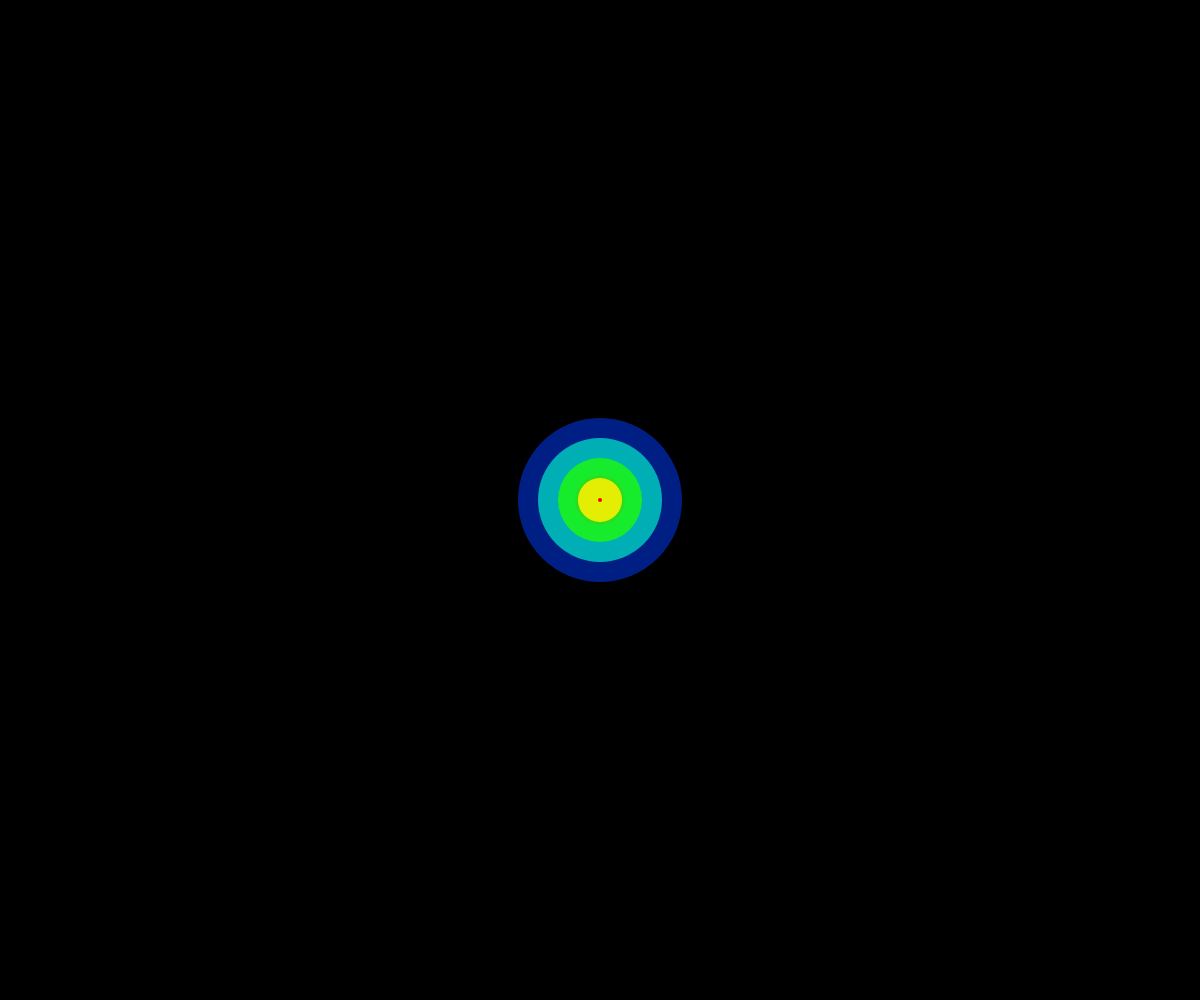
Frame 1 (no input)
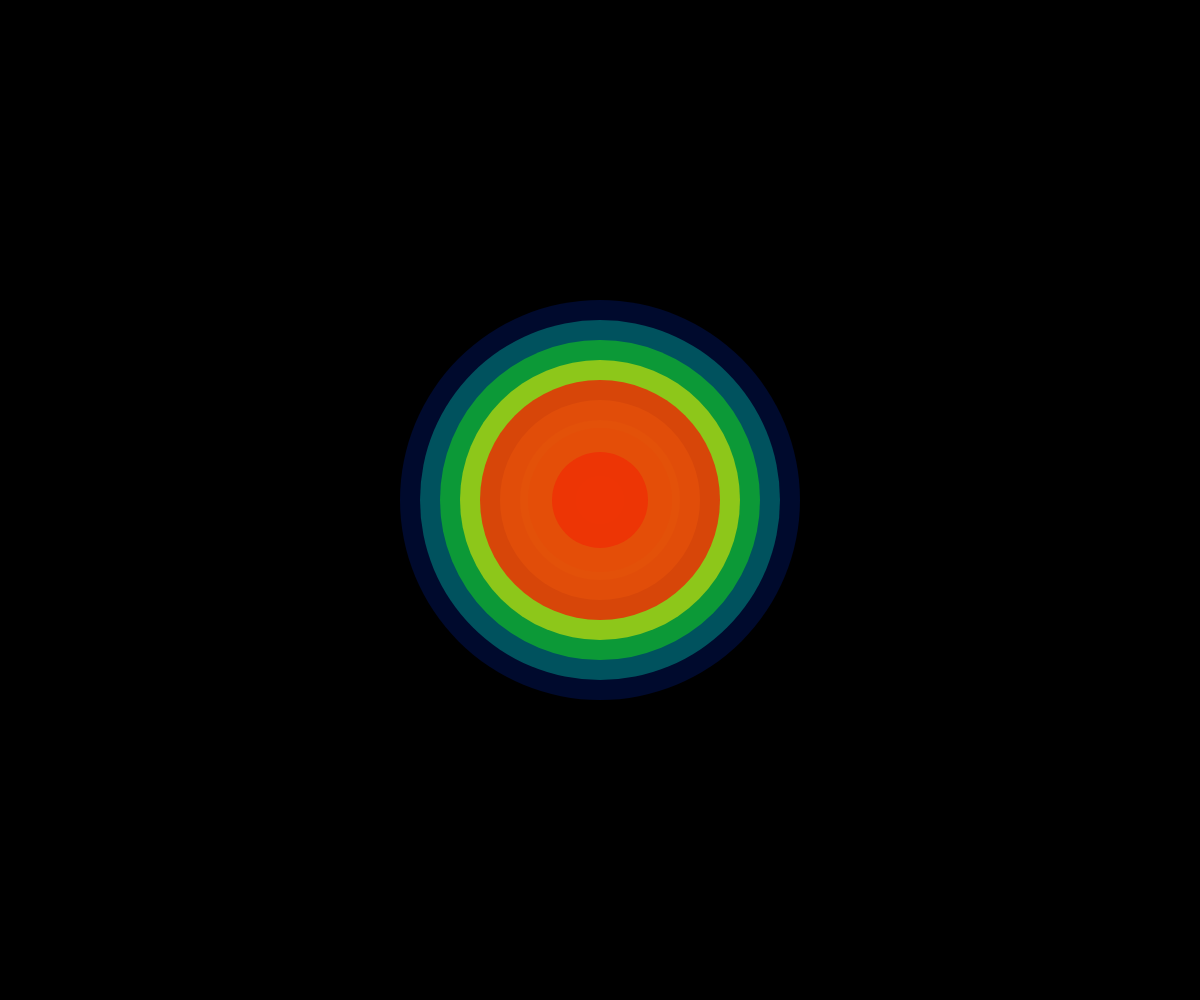
Frame 60 (no input)
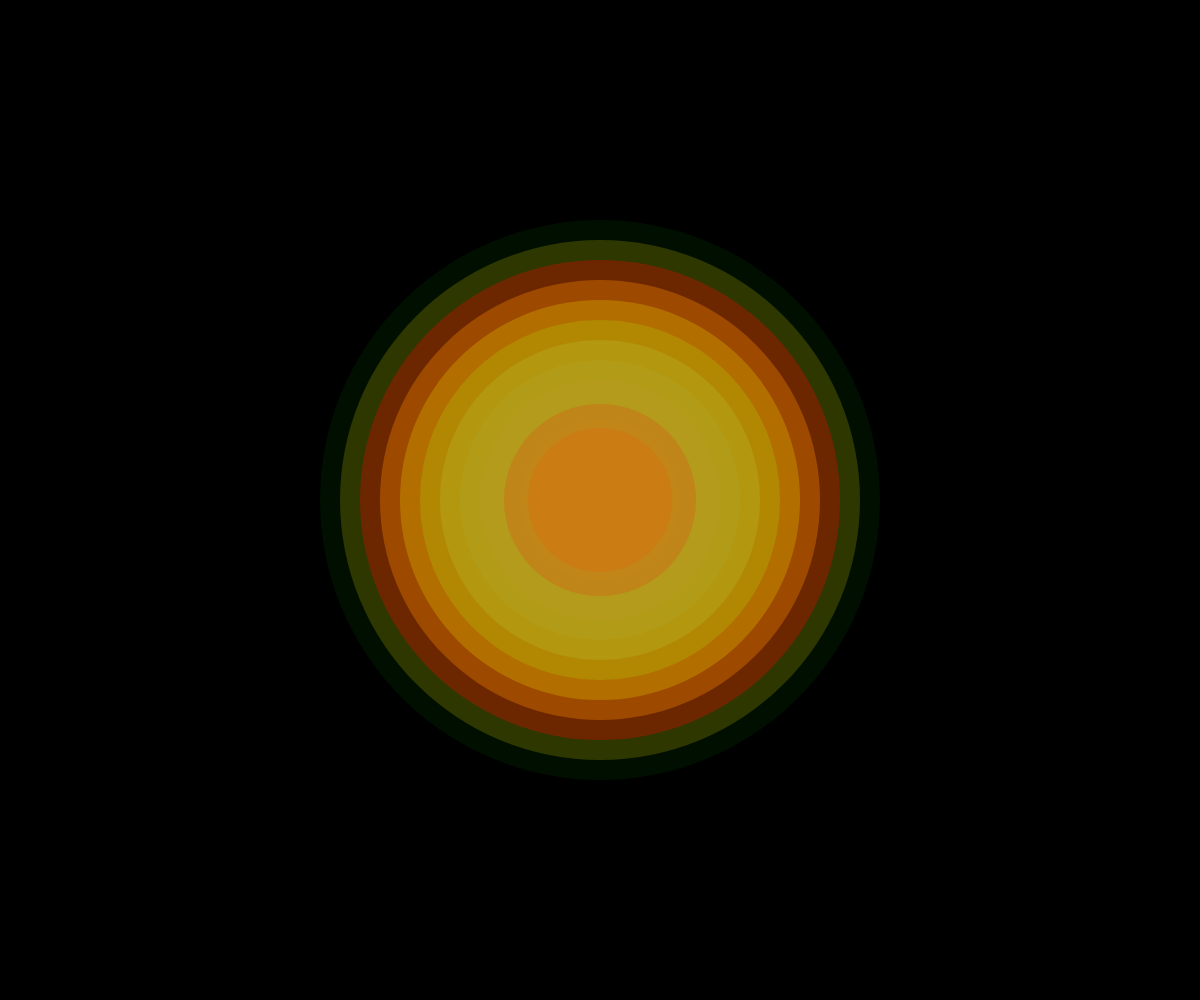
Frame 120 (the mouse pressed at the canvas centre since frame 60)

The p5.js sketch that drew these frames (run headless with seeded random() and noise() and a simulated clock; from frame 60 on, the mouse is pressed at the canvas centre):

// p5.js sketch
// ── sketch.js
let rings = [];

function setup() {
  createCanvas(windowWidth, windowHeight);
  colorMode(HSB, 255);
  noStroke();
  // Initialize with a few rings at center
  for (let i = 0; i < 5; i++) {
    rings.push({
      x: width / 2,
      y: height / 2,
      radius: i * 20,
      alpha: 255 - i * 30,
      hue: (i * 40) % 255
    });
  }
}

function draw() {
  background(0);
  
  // Update and draw rings
  for (let i = rings.length - 1; i >= 0; i--) {
    let r = rings[i];
    r.radius += 2;
    r.alpha -= 1.5;
    
    if (r.alpha <= 0) {
      rings.splice(i, 1);
    } else {
      fill(r.hue, 255, 255, r.alpha);
      ellipse(r.x, r.y, r.radius * 2, r.radius * 2);
      
      // Add a ripple effect by drawing a smaller ring inside
      if (r.radius % 30 < 10) {
        fill(255, 255, 255, r.alpha * 0.5);
        ellipse(r.x, r.y, r.radius * 0.8, r.radius * 0.8);
      }
    }
  }
  
  // Occasionally add a new ring
  if (frameCount % 10 === 0) {
    rings.push({
      x: width / 2,
      y: height / 2,
      radius: 0,
      alpha: 255,
      hue: (frameCount * 3) % 255
    });
  }
}

function windowResized() {
  resizeCanvas(windowWidth, windowHeight);
}
